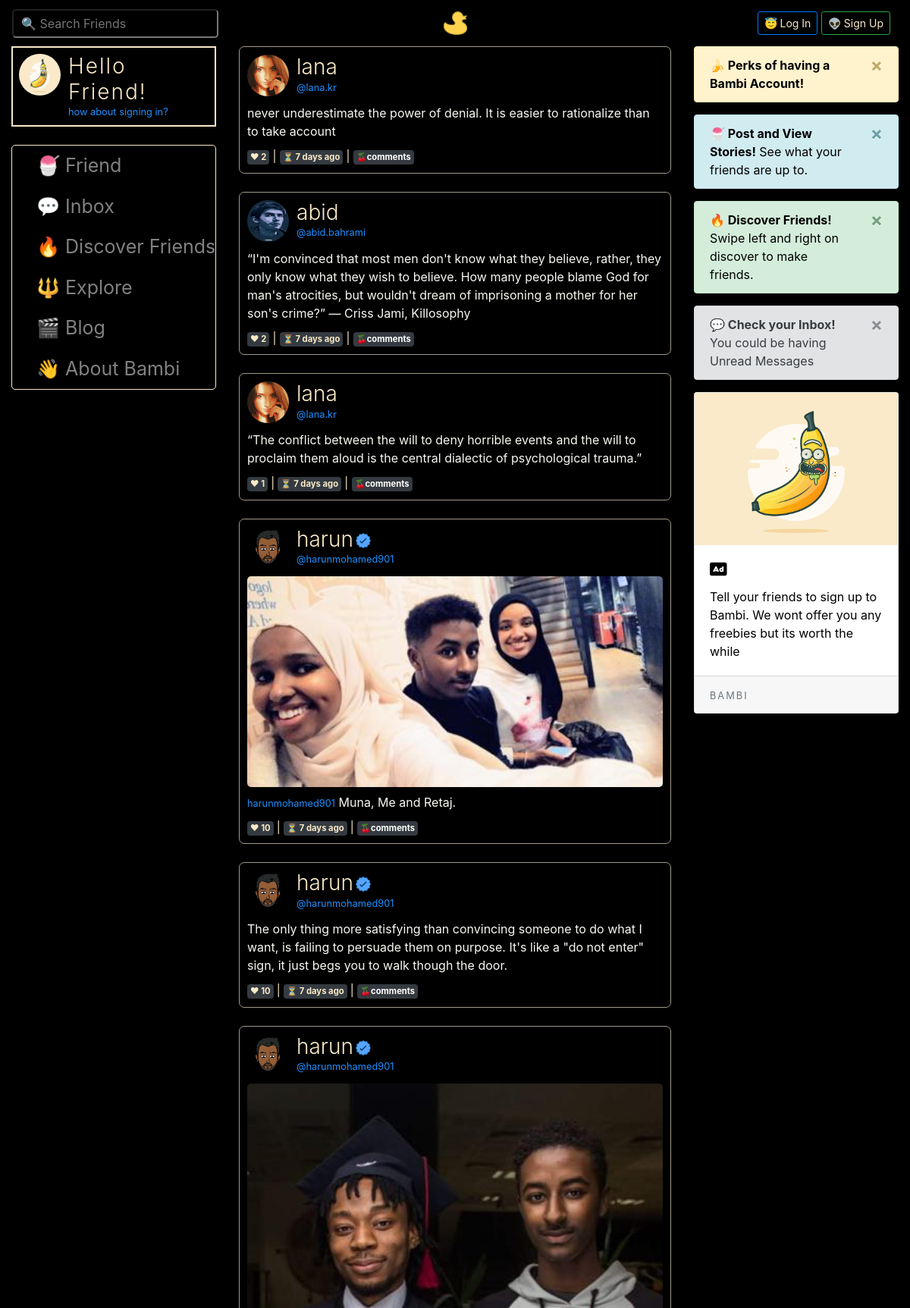
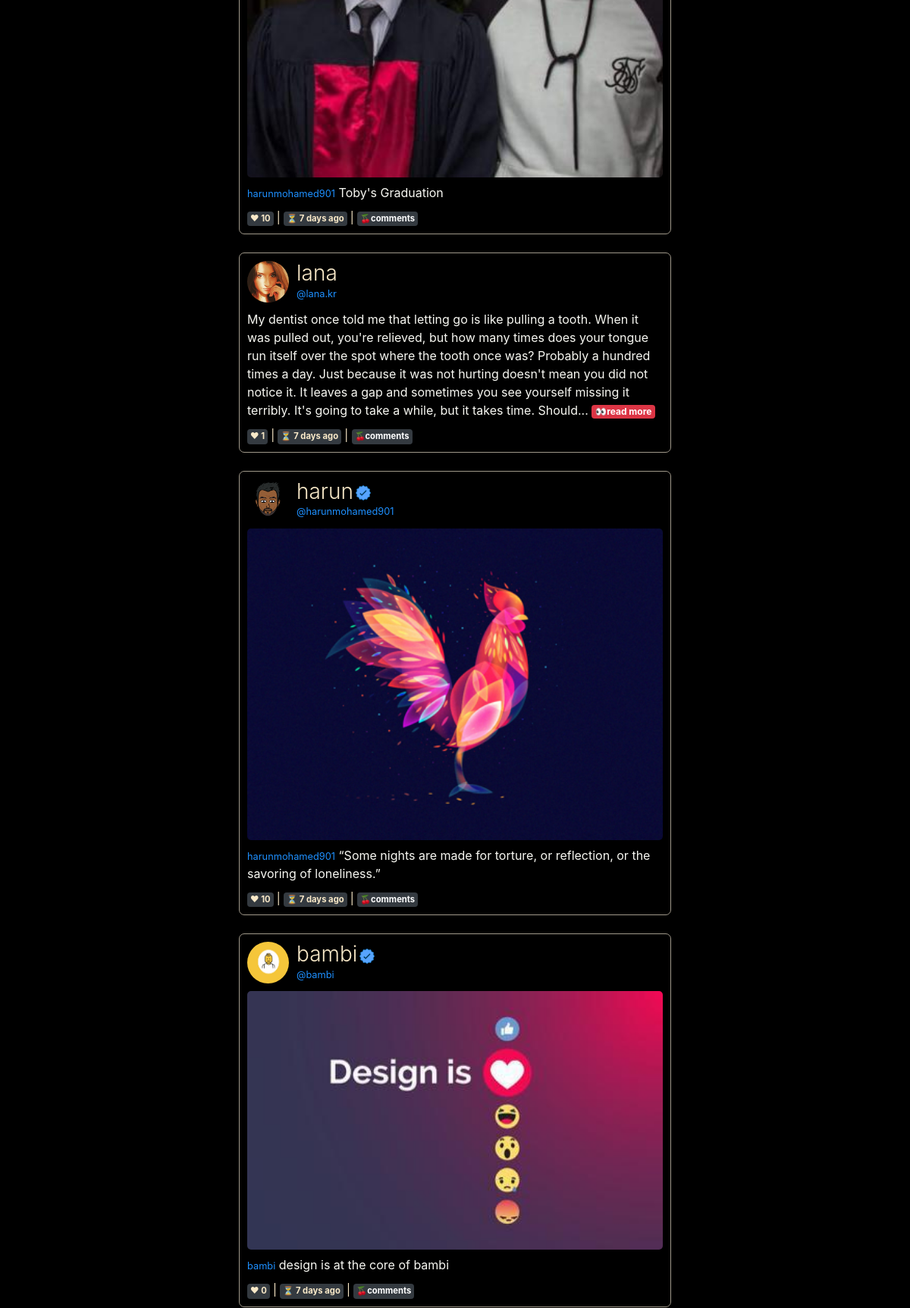
The page /home (upper part) on the database its author committed (2 pictures, top to bottom).
### bambiv3/models.py (models this page shows, shortened)
class Post(db.Model):
	id = db.Column(db.Integer, primary_key=True)
	title = db.Column(db.String(100)) #nullable=False
	date_posted = db.Column(db.DateTime, nullable=False, default=datetime.utcnow)
	content = db.Column(db.Text, nullable=False)
	image = db.Column(db.String(20))
	user_id = db.Column(db.Integer, db.ForeignKey('user.id'), nullable=False)
	likes = db.relationship('PostLike', backref='post', lazy='dynamic')

class User(db.Model, UserMixin):
	id = db.Column(db.Integer, primary_key=True)
	username = db.Column(db.String(20), unique=True, nullable=False)
	email = db.Column(db.String(120), unique=True, nullable=False)
	image_file = db.Column(db.String(20), nullable=False, default='default.jpg')
	password = db.Column(db.String(60), nullable=False)
	last_seen = db.Column(db.DateTime, default=datetime.utcnow)
	department = db.Column(db.String(20), nullable=False)
	student_number = db.Column(db.Integer(), unique=True, nullable=False)
	age = db.Column(db.Integer(), nullable=False)
	country = db.Column(db.String(20), nullable=False)
	hobby = db.Column(db.String(20), nullable=False)
	bio = db.Column(db.String(120), nullable=True)
	private = db.Column(db.Boolean, default=False, nullable=False)
	posts = db.relationship('Post', backref='author', lazy=True)
	products = db.relationship('Product', backref='author', lazy=True)
	followed = db.relationship(
		'User', secondary=followers,
		primaryjoin=(followers.c.follower_id == id),
		secondaryjoin=(followers.c.followed_id == id),
		backref=db.backref('followers', lazy='dynamic'), lazy='dynamic')
	messages_sent = db.relationship('Message',
									foreign_keys='Message.sender_id',
									backref='author', lazy='dynamic')
	messages_received = db.relationship('Message',
										foreign_keys='Message.recipient_id',
										backref='recipient', lazy='dynamic')
	last_message_read_time = db.Column(db.DateTime)

### bambiv3/routes.py (the view, shortened to what this page needs)
@app.route('/')
@app.route('/home', methods=['GET', 'POST'])
def home():
	form = PostForm()
	page = request.args.get('page', 1, type=int)
	posts = Post.query.order_by(Post.date_posted.desc()).paginate(per_page=50, page=page)
	users = User.query.all()
	if current_user.is_authenticated:
		image_file = url_for('static', filename='profile_pics/' + current_user.image_file)
		return render_template('home.html', title="Home", form=form, posts=posts, image_file=image_file, users=users)
	else:
		return render_template('home.html', title="Home", posts=posts)

### bambiv3/templates/home.html (shortened to what this page needs)
{% extends "layout.html" %}
{% block content %}
<div class="container-fluid">
  <div class="row">
    <div class="col-lg-3 d-none d-lg-block">
      {% if current_user.is_authenticated %}
      <header style="color:#F9E9C8;border:2px solid #F9E9C8;padding:8px;cursor:pointer;" data-toggle="modal" data-target="#profile" title="🍌: Click to Preview Your Profile Info">
        <img src="{{ url_for('static', filename='profile_pics/' + current_user.image_file) }}" alt="default profile" class="profile-thumbnail">
        <div class="profile-name">
          <h3>{{current_user.username}}</h3>
          <small>@{{current_user.email.split("@")[0] | lower}}</small>
        </div>
      </header>
      <br>
      <div class="modal fade" id="profile" tabindex="-1" role="dialog" aria-labelledby="exampleModalCenterTitle" aria-hidden="true">
      <div class="modal-dialog modal-dialog-centered" role="document">
        <div class="modal-content">
            <!--<button type="button" class="close" data-dismiss="modal" aria-label="Close">
              <span aria-hidden="true">&times;</span>
            </button>-->
          <div class="modal-body">
            <div class="card" style="color:#000;text-align:center;">
            <img class="card-img-top" src="{{ image_file }}" alt="Card image cap" style="height:250px;">
            <div class="card-body">
              <h5 class="card-title">{{current_user.username}}</h5>
                My name is {{current_user.username}} and I study {{current_user.department}} at Near East University.
                I am from {{current_user.country}} and I am {{current_user.age}} years old.
            </div>
            <div class="card-footer">
              My hobbies include {{current_user.hobby}}.My Student number is {{current_user.student_number}} and my email is {{current_user.email}}
            <div>
            </div>
          </div>
          </div>
          </div>
          <div class="modal-footer">
            <button type="button" class="btn btn-primary"><a href="{{ url_for('account') }}" style="color:#F9E9C8;">Edit</a></button>
            <button type="button" class="btn btn-dark" data-dismiss="modal">Close</button>
          </div>
        </div>
      </div>
    </div>
    <div class="menu" style="border:1px solid #F9E9C8;border-radius: 5px;">
      <a class="dropdown-item" href="{{ url_for('f_posts') }}"> 🍧 Friend Posts</a>
       <a class="dropdown-item" href="{{ url_for('messages') }}"> 💬 Messages
        {% set new_messages = current_user.new_messages() %}<span id="message_count" class="badge badge-warning"style="visibility: {% if new_messages %}visible{% else %}hidden {% endif %};">{{ new_messages }}</span></a>
      <a class="dropdown-item" href="{{ url_for('discover') }}"> 🔥 Discover Friends</a>
      <a class="dropdown-item" href="{{ url_for('explore') }}"> 🔱 Explore</a>
      <a class="dropdown-item" href="{{ url_for('market') }}"> 👜 Market</a>
      <a class="dropdown-item" href="{{ url_for('new_product') }}"> 🛠 Sell</a>
      <a class="dropdown-item" href="{{ url_for('account') }}"> 🍪 Settings</a>
      <a class="dropdown-item" href="{{ url_for('blog') }}"> 🎬 Blog</a>
      <a class="dropdown-item" href="{{ url_for('about') }}"> 👋 About Bambi</a>
      <a class="dropdown-item" href="{{ url_for('logout') }}"> 🛫 Logout</a>
    </div>
    <!--<div class="card about" style="color:#fff;background:#000;text-align:left;border:1px solid #F9E9C8;">
    <div class="card-body">
      <p> 🎓 Studies at <span>Near East University</span></p>
      <p> 🏅 Majors in <span>{{current_user.department}}</span></p>
      <p> ☂ Student Number: <span>{{current_user.student_number}}</span></p>
      <p> 🙊 Is <span>{{current_user.age}}</span> years old</p>
      <p> 🌍 From <span>{{current_user.country}}</span></p>
      <p> 🚖 Lives in <span>Nicosia, Cyprus</span></p>
      <p> 💎 Interested in <span>{{current_user.hobby}}</span></p>
      <a class="btn btn-sm btn-primary" href="{{ url_for('account') }}">🍁 edit</a>
    </div>
  </div>-->
  <br>
  <header style="color:#F9E9C8;border:2px solid #F9E9C8;padding:8px;" data-toggle="popover" data-content="🍌: Click to know more about Bambi">
    <a href="{{url_for('about')}}" target="_blank" style="color: #F9E9C8;text-decoration: none;">
    <img src="{{ url_for('static', filename='profile_pics/' + 'logod.png') }}" alt="logo" class="profile-thumbnail">
    <div class="profile-name">
      <h3 class="logo">BAMBI</h3>
      <small id="year"></small>
    </a>
    </div>
  </header>
  {% else %}
  <header style="color:#F9E9C8;border:2px solid #F9E9C8;padding:8px;">
    <img src="{{ url_for('static', filename='profile_pics/' + 'logod.png') }}" alt="logo" class="profile-thumbnail">
    <div class="profile-name">
      <h3 class="logo">Hello Friend!</h3>
      <small>how about signing in?</small>
    </div>
  </header>
  <br>
     <div class="menu" style="border:1px solid #F9E9C8;border-radius: 5px;">
      <a class="dropdown-item" href="{{ url_for('f_posts') }}"> 🍧 Friend</a>
       <a class="dropdown-item" href="{{ url_for('inbox') }}"> 💬 Inbox</a>
      <a class="dropdown-item" href="{{ url_for('discover') }}"> 🔥 Discover Friends</a>
      <a class="dropdown-item" href="{{ url_for('explore') }}"> 🔱 Explore</a>
      <a class="dropdown-item" href="{{ url_for('blog') }}"> 🎬 Blog</a>
      <a class="dropdown-item" href="{{ url_for('about') }}"> 👋 About Bambi</a>
    </div>
  {% endif %}
</div>
    <div class="col-lg-6">
   {% for post in posts.items %}
    {% if not post.author.private or current_user == post.author or current_user.is_authenticated %}
    <div class="post">
      <header>
          <img src="{{ url_for('static', filename='profile_pics/' + post.author.image_file) }}" alt="profile pic" class="profile-thumbnail" data-toggle="popover" data-content="😎 : I am {{post.author.age}} from {{post.author.country}} and I study {{post.author.department}}. I am Interested in {{post.author.hobby}}">
          <div class="profile-name">
            <h3 data-toggle="popover"><a href="{{url_for('user_posts', username=post.author.username)}}" style="color:#F9E9C8;">{{post.author.username}}
             {% if post.author.username in ["harun" , "bambi"] %}<img src="{{ url_for('static', filename='profile_pics/' + 'correct.png') }}" style="width:20px;height:20px;margin-left: -5px;">{% endif %}
           </a></h3>
            <small>@{{post.author.email.split("@")[0] | lower}}</small>
          </div>
        </header>
        <div id="inner">
          {% if post.image %}
          <img class="mb-2" src="{{ url_for('static', filename='profile_pics/' + post.image) }}" style="width:100%;height:100%;border-radius:5px;">
          {% endif %}
          <p>
            {%if post.image%}<small>{{post.author.email.split("@")[0] | lower}}</small>{%endif%}
            {{post.content| truncate(420) | safe | urlize(40, target='_blank')}}
            {% set words = post.content.split() %}
            {% if words|count > 60 %}<a class="badge badge-danger" href="{{url_for('post', post_id=post.id)}}">👀read more</a>{% endif %}
          </p>
        </div>
        <footer>
          <div class="stats">
            <div class="Retweets">
              {% set words = post.content.split() %}
               <a class="badge badge-dark p-1">❤ {{ post.likes.count() }}</a> | <a class="badge badge-dark p-1">⏳ {{ moment(post.date_posted).fromNow() }}</a> | <a class="badge badge-dark p-1" href="{{url_for('post', post_id=post.id)}}">🍒comments</a>
            </div>
          </div>
        </footer>
    </div>
    <br>
    {% endif %}
  {% endfor %}
</div>
    <div class="col-lg-3 d-none d-lg-block">
      {% if current_user.is_authenticated %}
      {% with messages = get_flashed_messages(with_categories=true) %}
        {% if messages %}
            {% for category , message in messages %}
              <div class="alert alert-{{ category }} alert-dismissible fade show" role="alert">
                {{message}}
              <button type="button" class="close" data-dismiss="alert" aria-label="Close">
                  <span aria-hidden="true">&times;</span>
              </button>
              </div>
            {% endfor %}
        {% endif %}
      {% endwith %}
      <div class="alert alert-warning alert-dismissible fade show" role="alert">
        <a href="{{ url_for('f_posts') }}"  style="color:#000;text-decoration: none">
      <strong>🍧 Post Something!</strong> Tell your friends what you're up to.</a>
        <button type="button" class="close" data-dismiss="alert" aria-label="Close">
          <span aria-hidden="true">&times;</span>
        </button>
      </div>
      <div class="alert alert-success alert-dismissible fade show" role="alert">
        <a href="{{ url_for('discover') }}"  style="color:#000;text-decoration: none">
      <strong>🔥 Discover Friends!</strong> Swipe left and right on discover to make friends.</a>
        <button type="button" class="close" data-dismiss="alert" aria-label="Close">
          <span aria-hidden="true">&times;</span>
        </button>
      </div>
      <div class="alert alert-dark alert-dismissible fade show" role="alert">
      <strong>💬 Check your Inbox! </strong>You have Unread Messages
        <button type="button" class="close" data-dismiss="alert" aria-label="Close">
          <span aria-hidden="true">&times;</span>
        </button>
      </div>
      <div style="color:#F9E9C8;border:2px solid #F9E9C8;padding:8px;cursor:pointer;border-radius:5px;overflow:auto;height:318px;">
        <h5 style="padding-left: 3px;">Friends - <small><a href="{{url_for('discover')}}" target="_blank">view all</a></small></h5>
        {% for user in users if user != current_user %}
        <header>
        <img src="{{ url_for('static', filename='profile_pics/' + user.image_file) }}" alt="default profile" class="profile-thumbnail">
        <div class="profile-name">
          <h3>{{user.username}}</h3>
          {% if user.country == current_user.country %}
          <small>From {{user.country}}</small>
          {% endif %}
          {% if user.department == current_user.department %}
          <small>Studies {{user.department}}</small>
          {% endif %}
        </div>
        <div class="follow-btn">
            <button style="height:40px;background:#000;color:#F9E9C8;"><a href="{{url_for('user_posts', username=user.username)}}"target="_blank">❤</a></button>
          </div>
      </header>
      <br>
      {% endfor %}
      </div>
      <br>
      <div class="card" style="color:#000;">
      <img class="card-img-top" src="{{ url_for('static', filename='profile_pics/' + 'logod.png') }}" alt="logo">
      <div class="card-body">
        <h5 class="card-title"><i class="fas fa-ad"></i></h5>
        <p class="card-text">Tell your friends to sign up to Bambi. We wont offer you any freebies but its worth the while</p>
      </div>
      <div class="card-footer">
        <small class="text-muted logo">BAMBI</small>
      </div>
    </div>
    <div id="new_post">
      <button class="post_btn"><a href="{{ url_for('f_posts') }}" style="color:#F9E9C8;"><i class="fas fa-feather-alt" style="font-size:30px;"></i></a></button>
    </div>
    {% else %}
    <div class="alert alert-warning alert-dismissible fade show" role="alert">
        <a href="{{ url_for('f_posts') }}"  style="color:#000;text-decoration: none">
      <strong>🍌 Perks of having a Bambi Account!</strong></a>
        <button type="button" class="close" data-dismiss="alert" aria-label="Close">
          <span aria-hidden="true">&times;</span>
        </button>
      </div>
    <div class="alert alert-info alert-dismissible fade show" role="alert">
        <a href="{{ url_for('f_posts') }}"  style="color:#000;text-decoration: none">
      <strong>🍧 Post and View Stories!</strong> See what your friends are up to.</a>
        <button type="button" class="close" data-dismiss="alert" aria-label="Close">
          <span aria-hidden="true">&times;</span>
        </button>
      </div>
      <div class="alert alert-success alert-dismissible fade show" role="alert">
        <a href="{{ url_for('discover') }}"  style="color:#000;text-decoration: none">
      <strong>🔥 Discover Friends!</strong> Swipe left and right on discover to make friends.</a>
        <button type="button" class="close" data-dismiss="alert" aria-label="Close">
          <span aria-hidden="true">&times;</span>
        </button>
      </div>
      <div class="alert alert-secondary alert-dismissible fade show" role="alert">
      <strong>💬 Check your Inbox! </strong>You could be having Unread Messages
        <button type="button" class="close" data-dismiss="alert" aria-label="Close">
          <span aria-hidden="true">&times;</span>
        </button>
      </div>
    <div class="card" style="color:#000;">
      <img class="card-img-top" src="{{ url_for('static', filename='profile_pics/' + 'logod.png') }}" alt="logo">
      <div class="card-body">
        <h5 class="card-title"><i class="fas fa-ad"></i></h5>
        <p class="card-text">Tell your friends to sign up to Bambi. We wont offer you any freebies but its worth the while</p>
      </div>
      <div class="card-footer">
        <small class="text-muted logo">BAMBI</small>
      </div>
    </div>
    {% endif %}
</div>
{% endblock content %}

### rows shown on the page
Post: image_file (picture), author.username "lana", author.email "lana.kr", content "never underestimate the power of denial. It is easier to rationalize than to take account", likes.count "2", date_posted "7 days ago"
Post: image_file (picture), author.username "abid", author.email "abid.bahrami", content "“I'm convinced that most men don't know what they believe, rather, they only know what they wish to believe. How many people blame God for man's atrocities, but wouldn't dream of imprisoning a mother for her son's crime?” ― Criss Jami, Killosophy", likes.count "2", date_posted "7 days ago"
Post: image_file (picture), author.username "lana", author.email "lana.kr", content "“The conflict between the will to deny horrible events and the will to proclaim them aloud is the central dialectic of psychological trauma.”", likes.count "1", date_posted "7 days ago"
Post: image_file (picture), author.username "harun", author.email "harunmohamed901", image (picture), content "Muna, Me and Retaj.", likes.count "10", date_posted "7 days ago"
Post: image_file (picture), author.username "harun", author.email "harunmohamed901", content "The only thing more satisfying than convincing someone to do what I want, is failing to persuade them on purpose. It's like a \"do not enter\" sign, it just begs you to walk though the door.", likes.count "10", date_posted "7 days ago"
Post: image_file (picture), author.username "harun", author.email "harunmohamed901", image (picture), content "Toby's Graduation", likes.count "10", date_posted "7 days ago"
Post: image_file (picture), author.username "lana", author.email "lana.kr", content "My dentist once told me that letting go is like pulling a tooth. When it was pulled out, you're relieved, but how many times does your tongue run itself over the spot where the tooth once was? Probably a hundred times a day. Just because it was not hurting doesn't mean you did not notice it. It leaves a gap and sometimes you see yourself missing it terribly. It's going to take a while, but it takes time. Should...", likes.count "1", date_posted "7 days ago"
Post: image_file (picture), author.username "harun", author.email "harunmohamed901", image (picture), content "“Some nights are made for torture, or reflection, or the savoring of loneliness.”", likes.count "10", date_posted "7 days ago"
Post: image_file (placeholder picture), author.username "bambi", author.email "bambi", image (picture), content "design is at the core of bambi", likes.count "0", date_posted "7 days ago"
